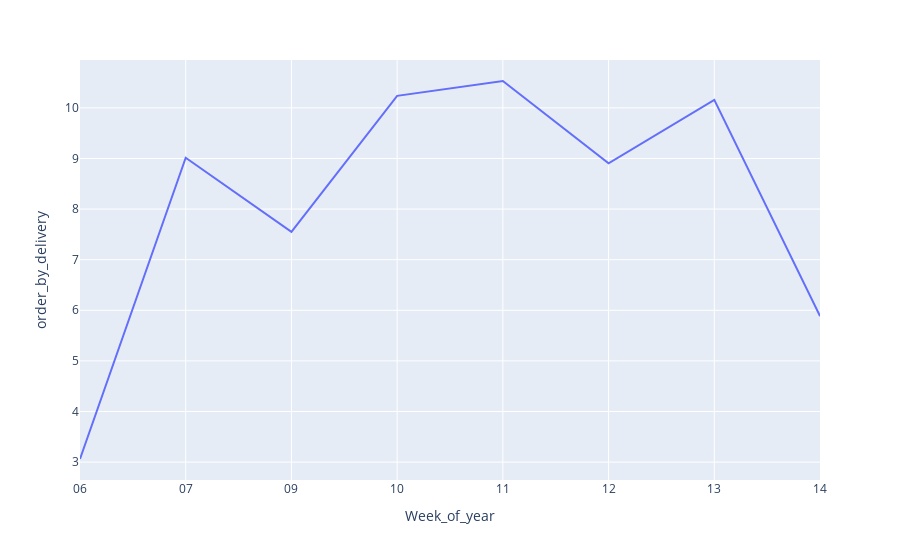

Notebook code cell kept with this figure:
### Code cell
df['Week_of_year'] = df['Order_Date'].dt.strftime("%U")
df_aux1 = df.loc[: , ['Week_of_year' , 'ID']].groupby('Week_of_year').count().reset_index()
df_aux2 = df.loc[: , ['Week_of_year', 'Delivery_person_ID']].groupby('Week_of_year').nunique().reset_index()
df_aux =  pd.merge(df_aux1 , df_aux2, how='inner')
df_aux['order_by_delivery'] = df_aux['ID'] / df_aux['Delivery_person_ID']

# Gerando o gráfico
fig = px.line(
    df_aux,     # DataFrame com os dados
    x="Week_of_year",   # eixo X
    y="order_by_delivery",   # eixo Y
)
fig.show()

### Figure 1 — Plotly figure (JSON) as saved in the notebook; plotly's stock layout.template omitted (floating-point values rounded to 4 significant figures)
{"data": [{"hovertemplate": "Week_of_year=%{x}<br>order_by_delivery=%{y}<extra></extra>", "legendgroup": "", "line": {"color": "#636efa", "dash": "solid"}, "marker": {"symbol": "circle"}, "mode": "lines", "name": "", "orientation": "v", "showlegend": false, "type": "scatter", "x": ["06", "07", "09", "10", "11", "12", "13", "14"], "xaxis": "x", "y": [3.062, 9.013, 7.551, 10.24, 10.53, 8.903, 10.16, 5.885], "yaxis": "y"}], "layout": {"legend": {"tracegroupgap": 0}, "margin": {"t": 60}, "xaxis": {"anchor": "y", "domain": [0, 1], "title": {"text": "Week_of_year"}}, "yaxis": {"anchor": "x", "domain": [0, 1], "title": {"text": "order_by_delivery"}}}}
